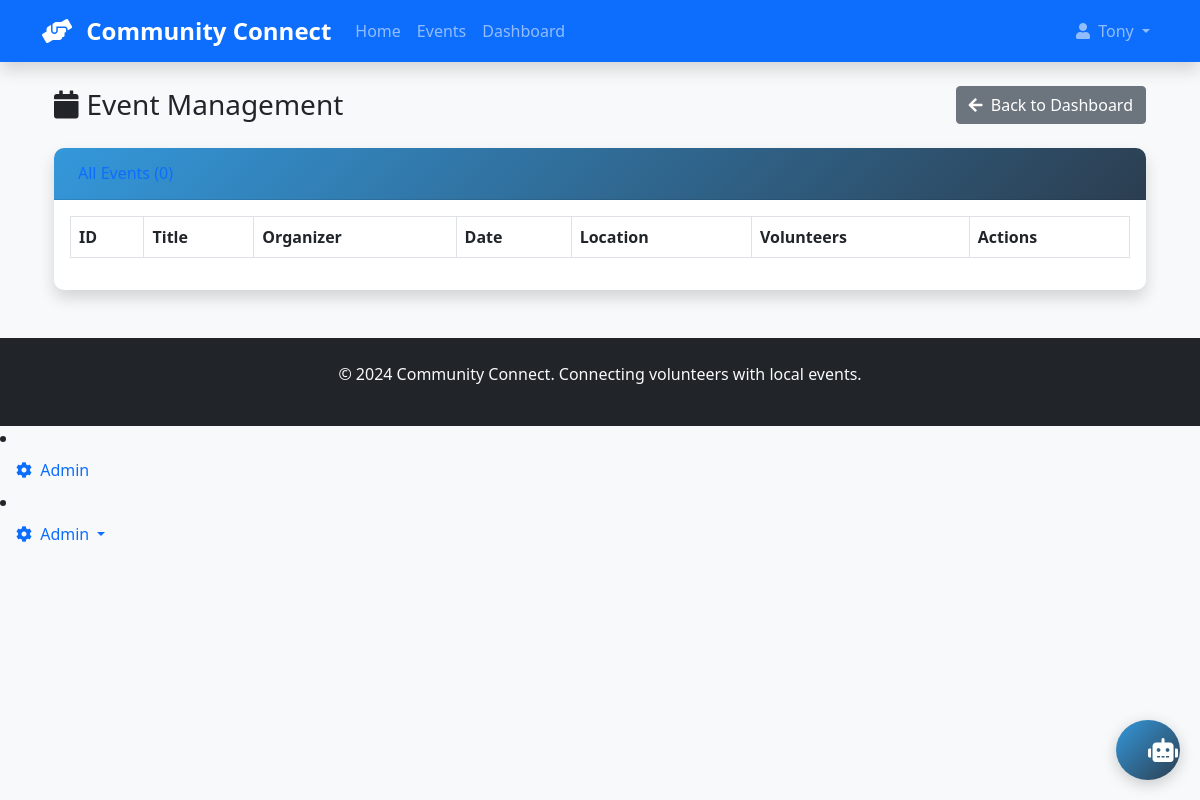
The app's page /admin/events (signed in), older data.
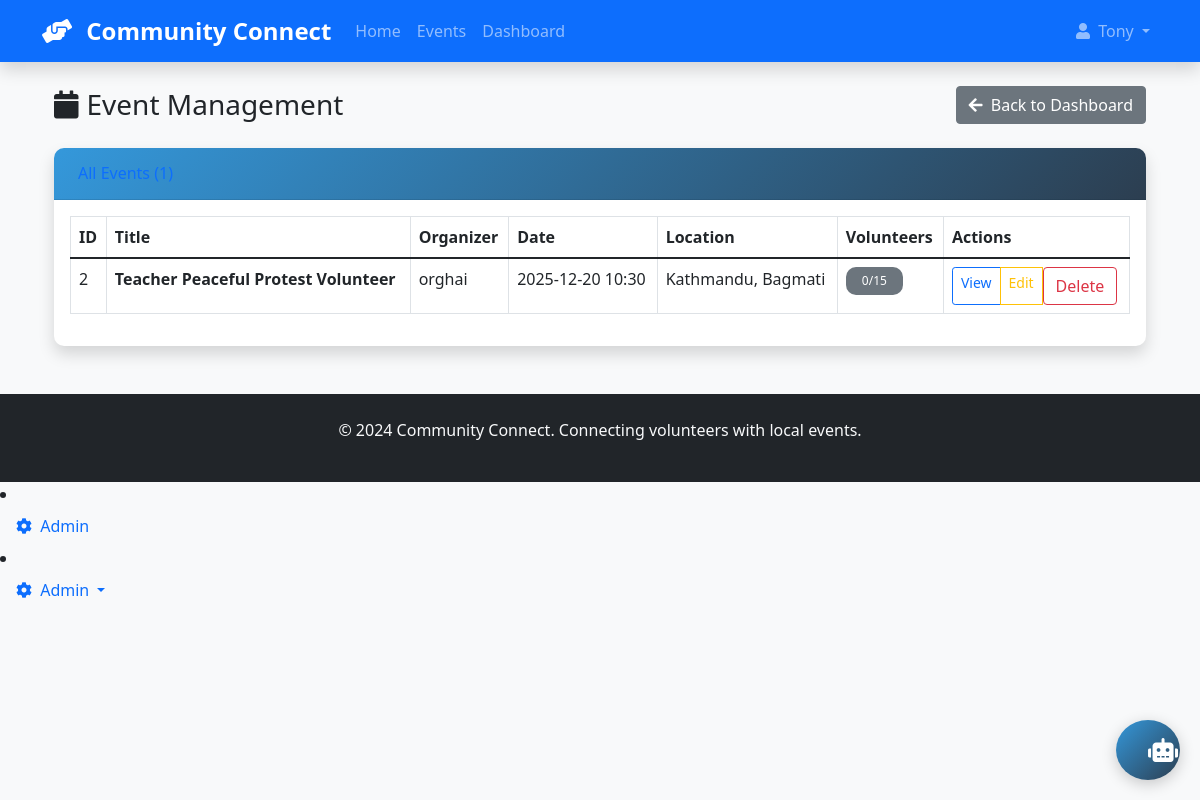
The same page, newer data.
### app/models.py (models this page shows, shortened)
class User(UserMixin, db.Model):
    __tablename__ = 'user'
    __table_args__ = {'extend_existing': True}
    id = db.Column(db.Integer, primary_key=True)
    username = db.Column(db.String(80), unique=True, nullable=False)
    email = db.Column(db.String(120), unique=True, nullable=False)
    password_hash = db.Column(db.String(128))
    plain_password = db.Column(db.String(128))
    user_type = db.Column(db.String(20), nullable=False)
    is_admin = db.Column(db.Boolean, default=False)
    created_at = db.Column(db.DateTime, default=datetime.utcnow)
    events_created = db.relationship('Event', backref='organizer', lazy=True)
    volunteer_signups = db.relationship('EventVolunteer', backref='volunteer', lazy=True)

class Event(db.Model):
    __tablename__ = 'event'
    __table_args__ = {'extend_existing': True}
    id = db.Column(db.Integer, primary_key=True)
    title = db.Column(db.String(200), nullable=False)
    description = db.Column(db.Text, nullable=False)
    date = db.Column(db.DateTime, nullable=False)
    address = db.Column(db.String(300), nullable=False)
    city = db.Column(db.String(100), nullable=False)
    state = db.Column(db.String(100), nullable=False)
    zip_code = db.Column(db.String(20), nullable=False)
    max_volunteers = db.Column(db.Integer, default=10)
    created_at = db.Column(db.DateTime, default=datetime.utcnow)
    organizer_id = db.Column(db.Integer, db.ForeignKey('user.id'), nullable=False)
    volunteers = db.relationship('EventVolunteer', backref='event', lazy=True, cascade='all, delete-orphan')
    def volunteers_count(self):
        return len(self.volunteers)

### app/routes.py (the view)
@main.route('/admin/events')
@login_required
def admin_events():
    if not current_user.is_admin:
        flash('Admin access required', 'error')
        return redirect(url_for('main.dashboard'))
    events = Event.query.order_by(Event.date.asc()).all()
    return render_template('admin_events.html', events=events)

### app/__init__.py (called while the page is built)
@login_manager.user_loader
def load_user(user_id):
    return User.query.get(int(user_id))

### app/templates/admin_events.html (shortened to what this page needs)
{% extends "base.html" %}
{% block content %}
<div class="container-fluid">
    <div class="d-sm-flex align-items-center justify-content-between mb-4">
        <h1 class="h3 mb-0 text-gray-800">
            <i class="fas fa-calendar me-2"></i>Event Management
        </h1>
        <a href="{{ url_for('main.admin_dashboard') }}" class="btn btn-secondary">
            <i class="fas fa-arrow-left me-1"></i> Back to Dashboard
        </a>
    </div>
    <div class="card shadow mb-4">
        <div class="card-header py-3">
            <h6 class="m-0 font-weight-bold text-primary">All Events ({{ events|length }})</h6>
        </div>
        <div class="card-body">
            <div class="table-responsive">
                <table class="table table-bordered table-hover">
                    <thead>
                        <tr>
                            <th>ID</th>
                            <th>Title</th>
                            <th>Organizer</th>
                            <th>Date</th>
                            <th>Location</th>
                            <th>Volunteers</th>
                            <th>Actions</th>
                        </tr>
                    </thead>
                    <tbody>
                        {% for event in events %}
                        <tr>
                            <td>{{ event.id }}</td>
                            <td>
                                <strong>{{ event.title }}</strong>
                            </td>
                            <td>{{ event.organizer.username }}</td>
                            <td>{{ event.date.strftime('%Y-%m-%d %H:%M') }}</td>
                            <td>{{ event.city }}, {{ event.state }}</td>
                            <td>
                                <span class="badge bg-{{ 'success' if event.volunteers_count() > 0 else 'secondary' }}">
                                    {{ event.volunteers_count() }}/{{ event.max_volunteers }}
                                </span>
                            </td>
                            <td>
                                <div class="btn-group btn-group-sm">
                                    <a href="{{ url_for('main.event_detail', event_id=event.id) }}"
                                       class="btn btn-outline-primary">View</a>
                                    <a href="{{ url_for('main.edit_event', event_id=event.id) }}"
                                       class="btn btn-outline-warning">Edit</a>
                                    <form action="{{ url_for('main.delete_event', event_id=event.id) }}"
                                          method="POST"
                                          class="d-inline"
                                          onsubmit="return confirm('Delete event: {{ event.title }}?');">
                                        <button type="submit" class="btn btn-outline-danger">Delete</button>
                                    </form>
                                </div>
                            </td>
                        </tr>
                        {% endfor %}
                    </tbody>
                </table>
            </div>
        </div>
    </div>
</div>
{% endblock %}

### app/templates/base.html (shortened to what this page needs)
<!DOCTYPE html>
<html lang="en">
<head>
    <link href="https://cdn.jsdelivr.net/npm/bootstrap@5.1.3/dist/css/bootstrap.min.css" rel="stylesheet">
    <link href="https://cdnjs.cloudflare.com/ajax/libs/font-awesome/5.15.4/css/all.min.css" rel="stylesheet">
    <link href="{{ url_for('static', filename='css/style.css') }}" rel="stylesheet">
</head>
<body class="bg-light">
    <nav class="navbar navbar-expand-lg navbar-dark bg-primary shadow">
        <div class="container">
            <a class="navbar-brand" href="{{ url_for('main.index') }}">
                <i class="fas fa-hands-helping me-2"></i>
                <strong>Community Connect</strong>
            </a>
            <div class="collapse navbar-collapse" id="navbarNav">
                <ul class="navbar-nav me-auto">
                    <li class="nav-item">
                        <a class="nav-link" href="{{ url_for('main.index') }}">Home</a>
                    </li>
                    <li class="nav-item">
                        <a class="nav-link" href="{{ url_for('main.events') }}">Events</a>
                    </li>
                    {% if current_user.is_authenticated %}
                    <li class="nav-item">
                        <a class="nav-link" href="{{ url_for('main.dashboard') }}">Dashboard</a>
                    </li>
                    {% endif %}
                </ul>
                <ul class="navbar-nav">
                    {% if current_user.is_authenticated %}
                    <li class="nav-item dropdown">
                        <a class="nav-link dropdown-toggle" href="#" id="navbarDropdown" role="button" data-bs-toggle="dropdown">
                            <i class="fas fa-user me-1"></i> {{ current_user.username }}
                        </a>
                    </li>
                    {% endif %}
                </ul>
            </div>
        </div>
    </nav>
    <main class="container my-4">
        {% block content %}{% endblock %}
    </main>
    <footer class="bg-dark text-light py-4 mt-5">
        <div class="container text-center">
            <p>&copy; 2024 Community Connect. Connecting volunteers with local events.</p>
        </div>
    </footer>
</body>
</html>
{% if current_user.is_authenticated and current_user.is_admin %}
<li class="nav-item">
    <a class="nav-link" href="{{ url_for('main.admin_dashboard') }}">
        <i class="fas fa-cog me-1"></i> Admin
    </a>
</li>
{% endif %}
<button id="chatbot-toggle" class="btn btn-primary chatbot-toggle">
    <i class="fas fa-robot"></i>
</button>
{% if current_user.is_authenticated and current_user.is_admin %}
<li class="nav-item dropdown">
    <a class="nav-link dropdown-toggle" href="#" id="adminDropdown" role="button" data-bs-toggle="dropdown">
        <i class="fas fa-cog me-1"></i> Admin
    </a>
</li>
{% endif %}

### app/static/style.css (style rules this page uses)
:root { --primary-color: #3498db; --secondary-color: #2c3e50; --success-color: #27ae60; --warning-color: #f39c12; --danger-color: #e74c3c; }
.card { border: none; border-radius: 10px; box-shadow: 0 4px 6px rgba(0, 0, 0, 0.1); transition: transform 0.3s ease, box-shadow 0.3s ease; }
.card-header { background: linear-gradient(135deg, var(--primary-color), var(--secondary-color)); color: white; border-radius: 10px 10px 0 0 !important; padding: 1.5rem; }
.btn-primary { background: linear-gradient(135deg, var(--primary-color), var(--secondary-color)); border: none; border-radius: 25px; padding: 0.75rem 2rem; transition: all 0.3s ease; }
.navbar-brand { font-weight: bold; font-size: 1.5rem; }
.navbar-nav .nav-link { font-weight: 500; padding: 0.5rem 1rem; border-radius: 25px; transition: all 0.3s ease; }
.badge { border-radius: 10px; padding: 0.5rem 1rem; font-weight: 500; }
.fade-in { animation: fadeIn 0.5s ease-in; }

### app/templates/base.html (style rules this page uses)
.chatbot-toggle { position: fixed; bottom: 20px; right: 20px; width: 60px; height: 60px; border-radius: 50%; font-size: 1.5rem; z-index: 1000; box-shadow: 0 4px 15px rgba(0,0,0,0.2); }

Row changes from the older to the newer data that the page shows:
added Event: id "2", title "Teacher Peaceful Protest Volunteer", organizer.username "orghai", date "2025-12-20 10:30", city "Kathmandu", state "Bagmati", volunteers_count "0", max_volunteers "15"
Text that changed along with them:
{{ events|length }}: "0" → "1"
